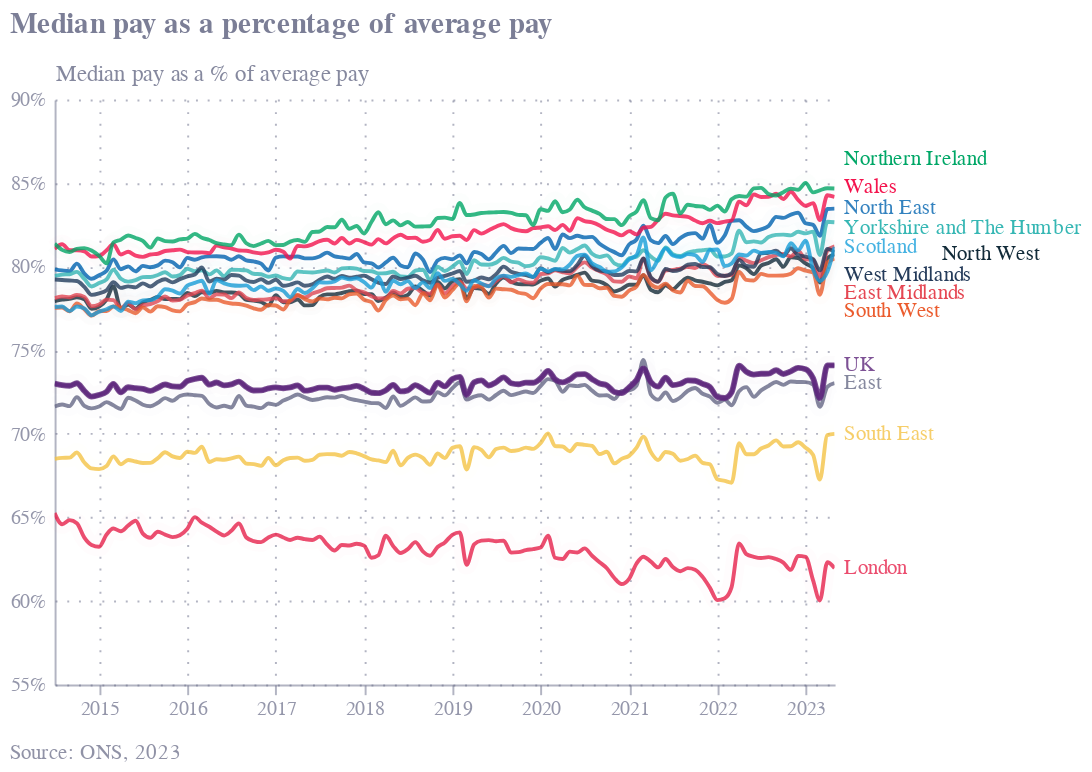
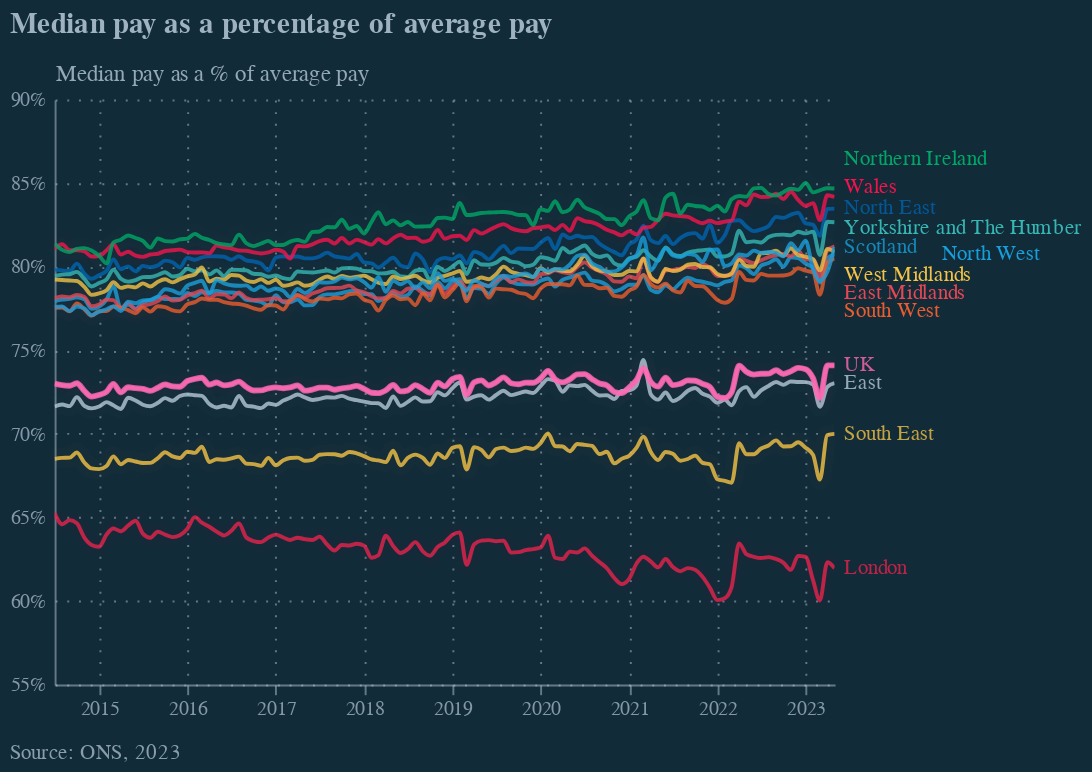

Source (notebook cell) for these figures, in order:
### Code cell
base=alt.Chart(fc)
lines = base.mark_line(opacity=0.8,clip=True,interpolate='monotone').encode(
    x=alt.X('date:T',axis=alt.Axis(
            grid=True,
            gridDash=[1,5],
            gridColor=colors["eco-gray"],
            gridOpacity=mo,
            titleAlign="left",
            titleAnchor="end",
            title="",
        titleX=405,
            titleY=6,
            labelColor=colors["eco-gray"],
            titleColor=colors["eco-gray"],
            tickColor=colors["eco-gray"],
            domainColor=colors["eco-gray"],
            tickCount=10,
            domainOpacity=mo,
            tickOpacity=mo,
            labelOpacity=mo+0.2,
            titleOpacity=mo+0.3,
            titleFontSize=10,
            titleFontWeight='normal',
            orient="bottom",
            labelAngle=0,
            # scale=alt.Scale(domain=[1700,2100])
    )),
    y=alt.Y('value:Q',axis=alt.Axis( 
            # grid=False,
            gridDash=[1,5],
            gridColor=colors["eco-gray"],
            gridOpacity=mo,
            title="Median pay as a % of average pay",
            titleX=0,
            titleY=-7,
            titleBaseline="bottom",
            titleAngle=0,
            titleAlign="left",
            ticks=False,
            labelPadding=5,
            labelColor=colors["eco-gray"],
            titleColor=colors["eco-gray"],
            tickColor=colors["eco-gray"],
            domainColor=colors["eco-gray"],
            domainOpacity=mo,
            tickOpacity=mo,
            labelOpacity=mo+0.2,
            titleOpacity=mo+0.3,
            titleFontSize=12,
            titleFontWeight='normal',
            format='%',
            tickCount=8,
            # domain=False,
            # labels=False
        ),
            scale=alt.Scale(domain=[.55,.9],nice=False)
    
           ),
    color=alt.Color('region:N',sort=[],
                    legend=None,scale=alt.Scale(
        range=list(rc.values()),domain=list(rc.keys())
    )),
)
uk=lines.mark_line(opacity=0.8,clip=True,interpolate='monotone',color=colors['eco-purple'],strokeWidth=3).transform_filter('datum.region=="UK"')
tt=lines.mark_line(opacity=0.01,size=10,interpolate='monotone').encode(tooltip=[alt.Tooltip('region:N',title='Region'),
             alt.Tooltip('date:T',title='Date',format='%B %Y'),
             alt.Tooltip('value:N',title='Median as % of average',format='.2%')])

labels=lines.mark_text(opacity=0.8,align='left',dx=5).encode(text='t:N').transform_filter('datum.date>toDate("2023-04-01")').transform_calculate(t='datum.region'
)
labels1=labels.transform_filter({'not': alt.FieldOneOfPredicate(oneOf=['South West',
 'Northern Ireland','Wales','East Midlands','West Midlands','North West','Yorkshire and The Humber'],field="region")})
labels2=labels.mark_text(align='left',dx=5,dy=27).transform_filter('datum.region=="South West"')
labels3=labels.mark_text(align='left',dx=5,dy=24).transform_filter('datum.region=="East Midlands"')
labels4=labels.mark_text(align='left',dx=5,dy=12).transform_filter('datum.region=="West Midlands"')
labels5=labels.mark_text(align='left',dx=55,dy=0).transform_filter('datum.region=="North West"')
labels6=labels.mark_text(align='left',dx=5,dy=-15).transform_filter('datum.region=="Northern Ireland"')
labels7=labels.mark_text(align='left',dx=5,dy=-5).transform_filter('datum.region=="Wales"')
labels8=labels.mark_text(align='left',dx=5,dy=3).transform_filter('datum.region=="Yorkshire and The Humber"')

layer1=(lines+uk+labels1+labels2+labels3+labels4+labels5+labels6+labels7+labels8+tt).\
    configure(font='Circular Std Book').configure_view(stroke=None,discreteWidth=400,discreteHeight=300,continuousWidth=400,continuousHeight=300).properties( 
        title={'text':"Median pay as a percentage of average pay",'color':colors['eco-gray']+'dd','align':'left','anchor':'start','offset':-360,
              'subtitle':'Source: ONS, 2023','subtitlePadding':360,
               'subtitleFontSize':11,'subtitleColor':colors['eco-gray']+'bb','fontSize':15})

if SAVE:
    layer1.save("visualisation/" + f + ".json")
    layer1.save("visualisation/" + f + ".svg")
    layer1.save("visualisation/" + f + ".png")
    layer2=dark(f)
    layer2.save("visualisation/" + f + "_dark.json")
    layer2.save("visualisation/" + f + "_dark.svg")
    layer2.save("visualisation/" + f + "_dark.png")
    open("README.md", "a").write(readme)

print(f+'\n')
layer1.display()
if SAVE:
    layer2.display()
    
# force display dark
if DARK and not SAVE:
    layer1.save("visualisation/" + f + ".json")
    layer2=dark(f)
    layer2.display()
